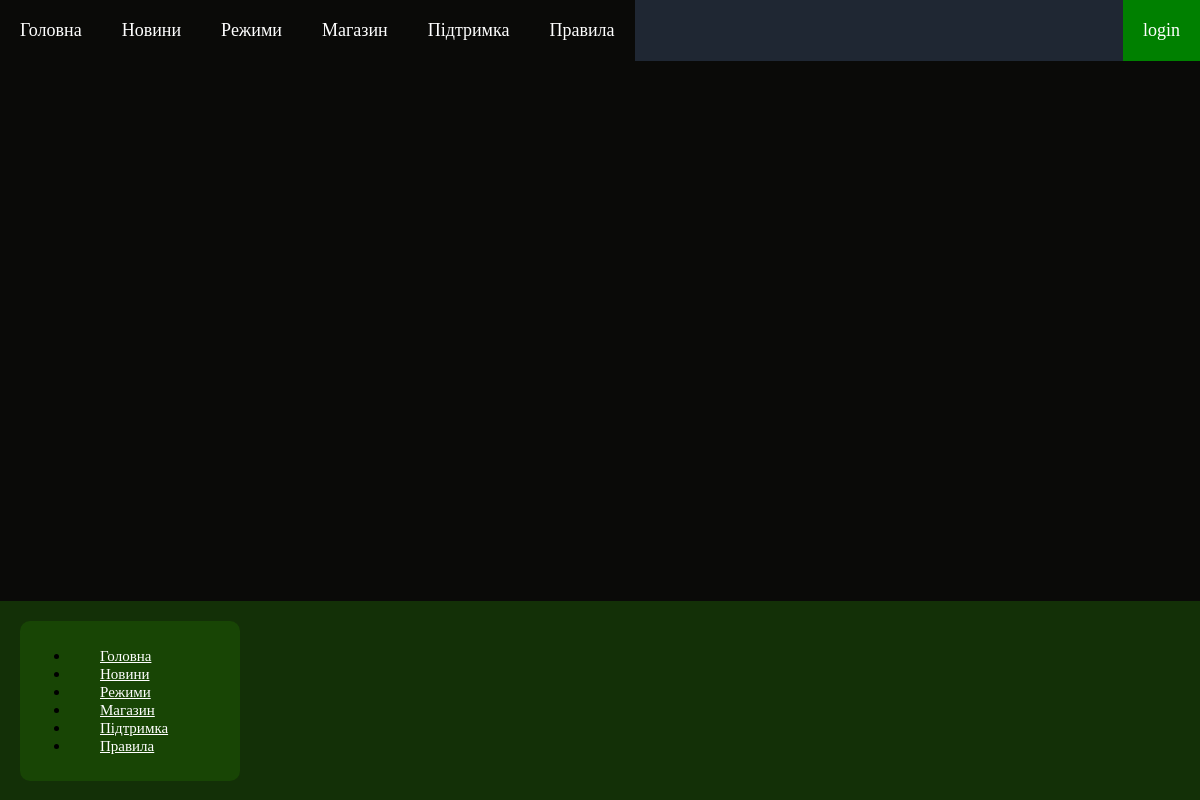
Before: /rules with the older database file.
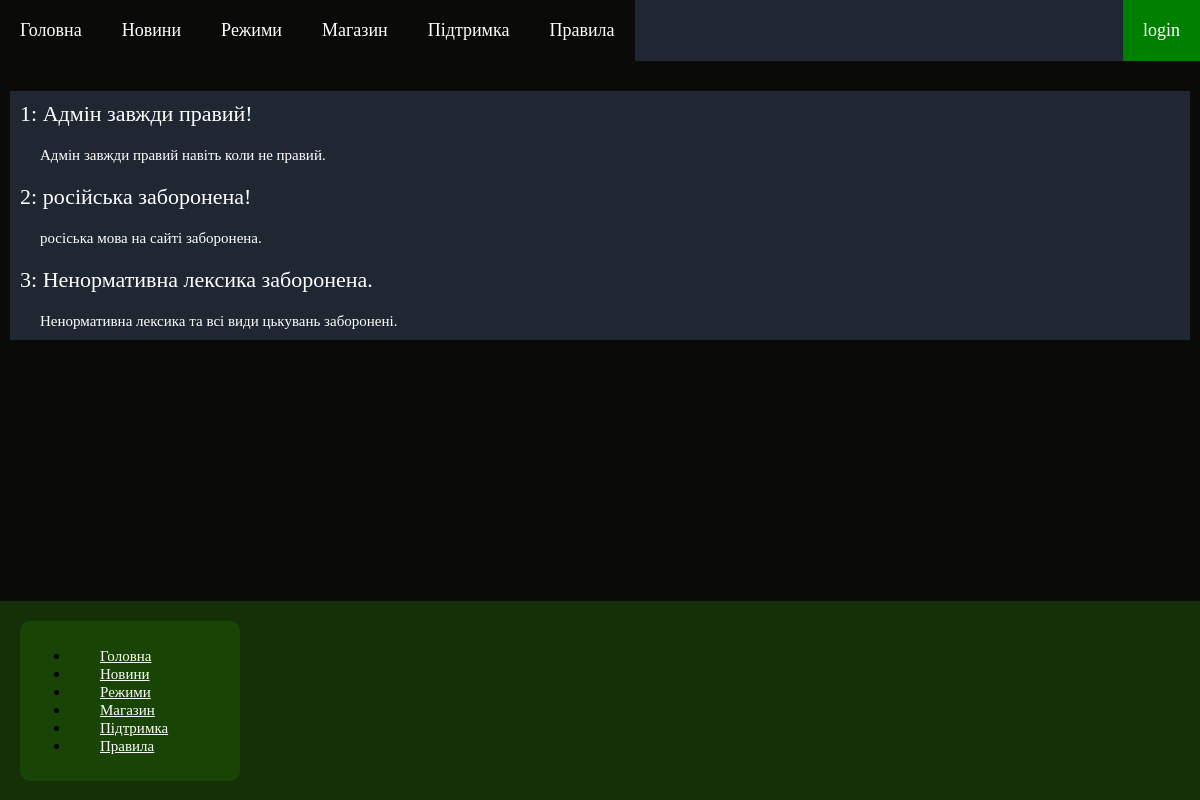
After: the same page with the newer database file.
### Shop/models.py (models this page shows, shortened)
class Rules(models.Model):
    title = models.CharField(max_length=100, verbose_name="Заголовок")
    description = models.TextField(blank=True, verbose_name="Опис")
    class Meta:
        verbose_name = "Правило"
        verbose_name_plural = "Правила"

### Shop/views.py (the view)
# urls.py: path("rules", views.rules, name='rules'),
def rules(request):
    context = {}
    rules = Rules.objects.all()
    context.update({"rules": rules})
    return render(request, 'Shop/rules.html', context=context)

### templates/Shop/rules.html (shortened to what this page needs)
{% extends "Shop/base.html" %}
{% block base %}
<div class="content">
    <div class="rules">
        {% for rul in rules %}
            <p class="rule_title">{{ forloop.counter }}: {{ rul.title }}</p>
            <p class="rule_description">{{ rul.description }}</p>
        {% endfor %}
    </div>
</div>
{% endblock %}

Changed rows visible on the page:
added Rules: title "Адмін завжди правий!", description "Адмін завжди правий навіть коли не правий."
added Rules: title "російська заборонена!", description "росіська мова на сайті заборонена."
added Rules: title "Ненормативна лексика заборонена.", description "Ненормативна лексика та всі види цькувань заборонені."
